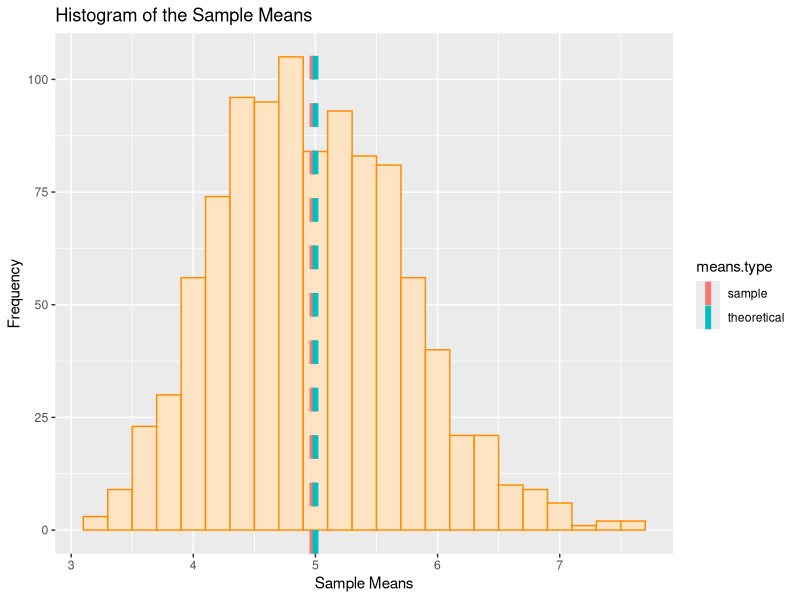
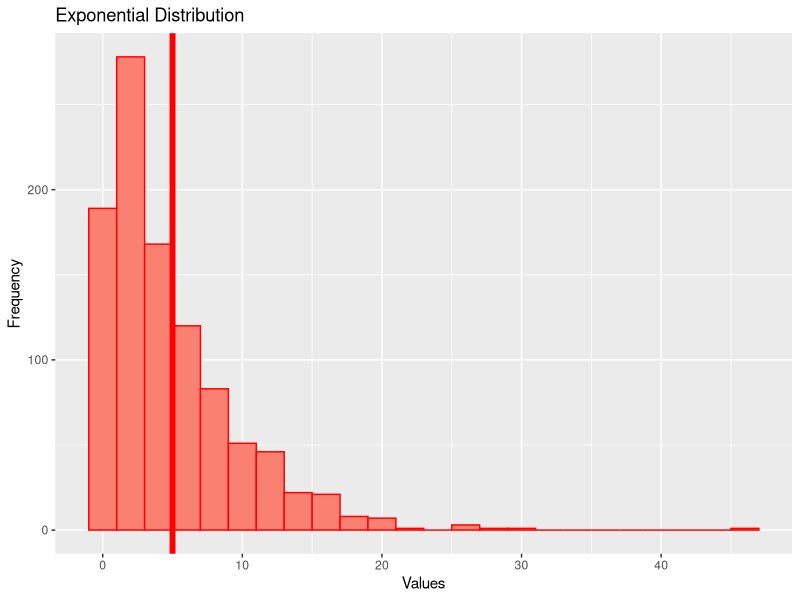
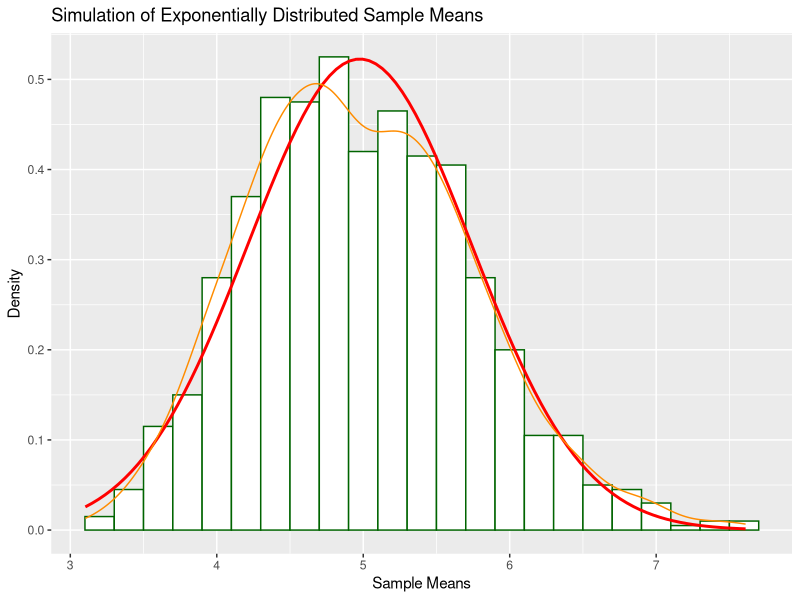
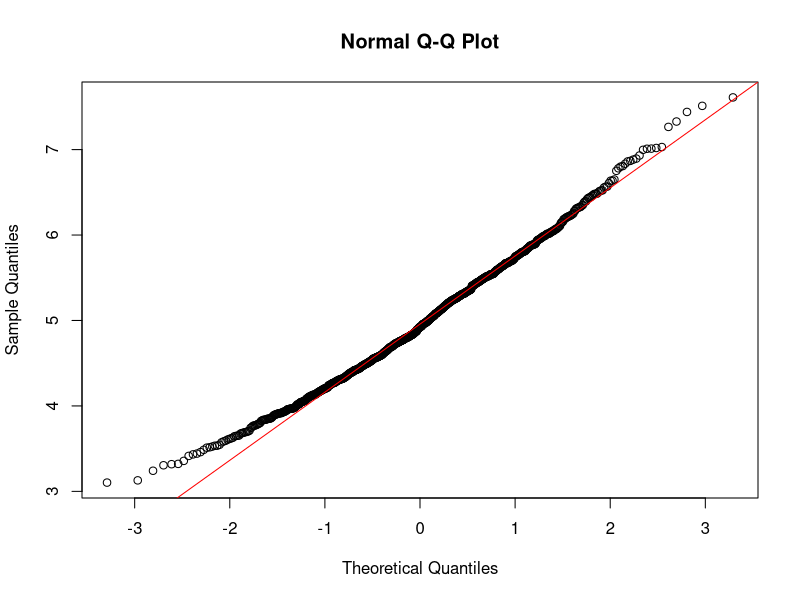

Write the R code that produced these figures, in order.
## ---- chunk 1
knitr::opts_chunk$set(echo = TRUE)
## ---- chunk 2
library(ggplot2)
library(reshape2)

nosim<-1000
n<-40
lambda<-0.2
set.seed(123)

## ---- chunk 3
#Theoretical mean of the distribution

theoretical_mean<-1/lambda

theoretical_mean

#Mean of the Sample Means
mean(apply(matrix(rexp(n=nosim*n,rate=0.2),nosim),1,mean))

means<- NULL
for (i in 1 :nosim) means = c(means, mean(rexp(n, lambda)))

sample_and_theoretical_means<-data.frame(sample=means,theoretical=c(rep(1/lambda,1000)))

means_grouped<-data.frame(sample=mean(means),theoretical=c(5))

means_type<-melt(means_grouped,variable.name="means.type",value.name = "value")

ggplot(sample_and_theoretical_means,aes(x=sample))+geom_histogram(aes(y=..count..),
      binwidth=0.2,colour="dark orange",fill="bisque")+
  labs(x="Sample Means",y="Frequency",title="Histogram of the Sample Means")+
  geom_vline(data=means_type,aes(xintercept = value, colour = means.type), size = 2, 
             linetype = "dashed")
 

## ---- chunk 4
#Theoretical variance of the exponential distribution (lambda 0.2)

theoretical_variance<-(1/lambda)^2

theoretical_variance

#Variance of the Sample Means

(sd(apply(matrix(rexp(n=nosim*n,rate=0.2),nosim),1,mean)))^2

## ---- chunk 5

#Simulated 1000 random exponentially distributed variables

exponential<-rexp(n=nosim,rate=0.2)

ggplot(as.data.frame(exponential),aes(x=exponential))+geom_histogram(binwidth=2,colour="red",fill="salmon")+
  geom_vline(xintercept = 5,colour="red",size=2)+labs(x="Values",y="Frequency",
       title="Exponential Distribution")


#Simulated 1000 exponentially distributed sample means (Approximately normally distributed)

ggplot(data=as.data.frame(means),aes(x=means))+geom_histogram(aes(y=..density..),
  binwidth=0.2,colour="darkgreen",fill="white")+
  scale_x_continuous(breaks=2:8)+
  stat_function(fun=dnorm,args=list(mean=mean(means,na.rm = TRUE),
                                    sd=sd(means,na.rm=TRUE)),colour="red",size=1)+
  labs(x="Sample Means",y="Density",
       title="Simulation of Exponentially Distributed Sample Means")+
  geom_density(colour="dark orange")


## ---- chunk 6
qqnorm(means)

qqline(means,col="red")
